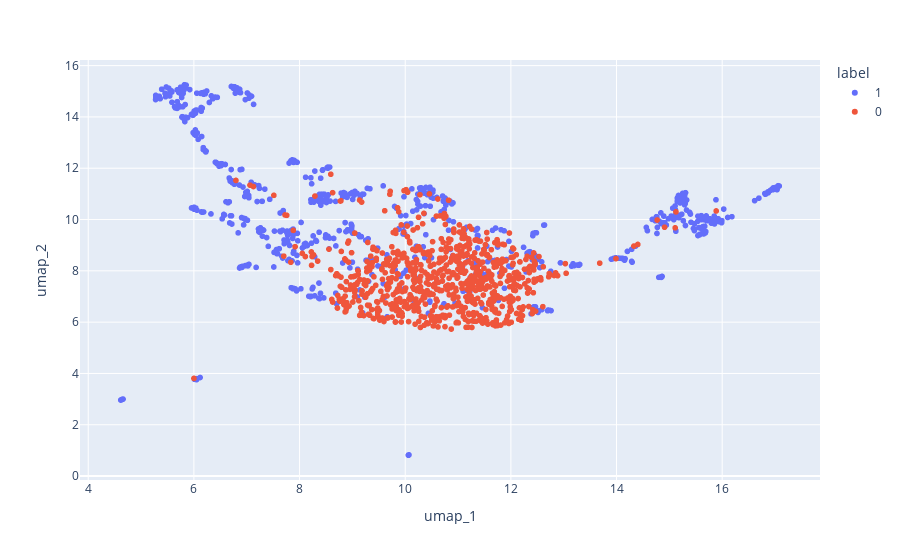

The notebook cell this image was saved under:
### Code cell
from umap import UMAP

umap = UMAP(n_components=2)
X_umap = umap.fit_transform(X)

df_peptides_umap = pd.DataFrame(X_umap, columns=['umap_1', 'umap_2'])
df_peptides_umap['label'] = y.astype(str)

ex.scatter(df_peptides_umap, x='umap_1', y='umap_2', color='label')

### Figure 1 — Plotly figure (JSON) as saved in the notebook; plotly's stock layout.template omitted (floating-point values rounded to 4 significant figures; data arrays with more than 128 entries replaced by an {"elided": "..."} marker saying what was removed)
{"data": [{"hovertemplate": "label=1<br>umap_1=%{x}<br>umap_2=%{y}<extra></extra>", "legendgroup": "1", "marker": {"color": "#636efa", "symbol": "circle"}, "mode": "markers", "name": "1", "showlegend": true, "type": "scattergl", "x": {"elided": "776 float values"}, "xaxis": "x", "y": {"elided": "776 float values"}, "yaxis": "y"}, {"hovertemplate": "label=0<br>umap_1=%{x}<br>umap_2=%{y}<extra></extra>", "legendgroup": "0", "marker": {"color": "#EF553B", "symbol": "circle"}, "mode": "markers", "name": "0", "showlegend": true, "type": "scattergl", "x": {"elided": "776 float values"}, "xaxis": "x", "y": {"elided": "776 float values"}, "yaxis": "y"}], "layout": {"legend": {"title": {"text": "label"}, "tracegroupgap": 0}, "margin": {"t": 60}, "xaxis": {"anchor": "y", "domain": [0, 1], "title": {"text": "umap_1"}}, "yaxis": {"anchor": "x", "domain": [0, 1], "title": {"text": "umap_2"}}}}
